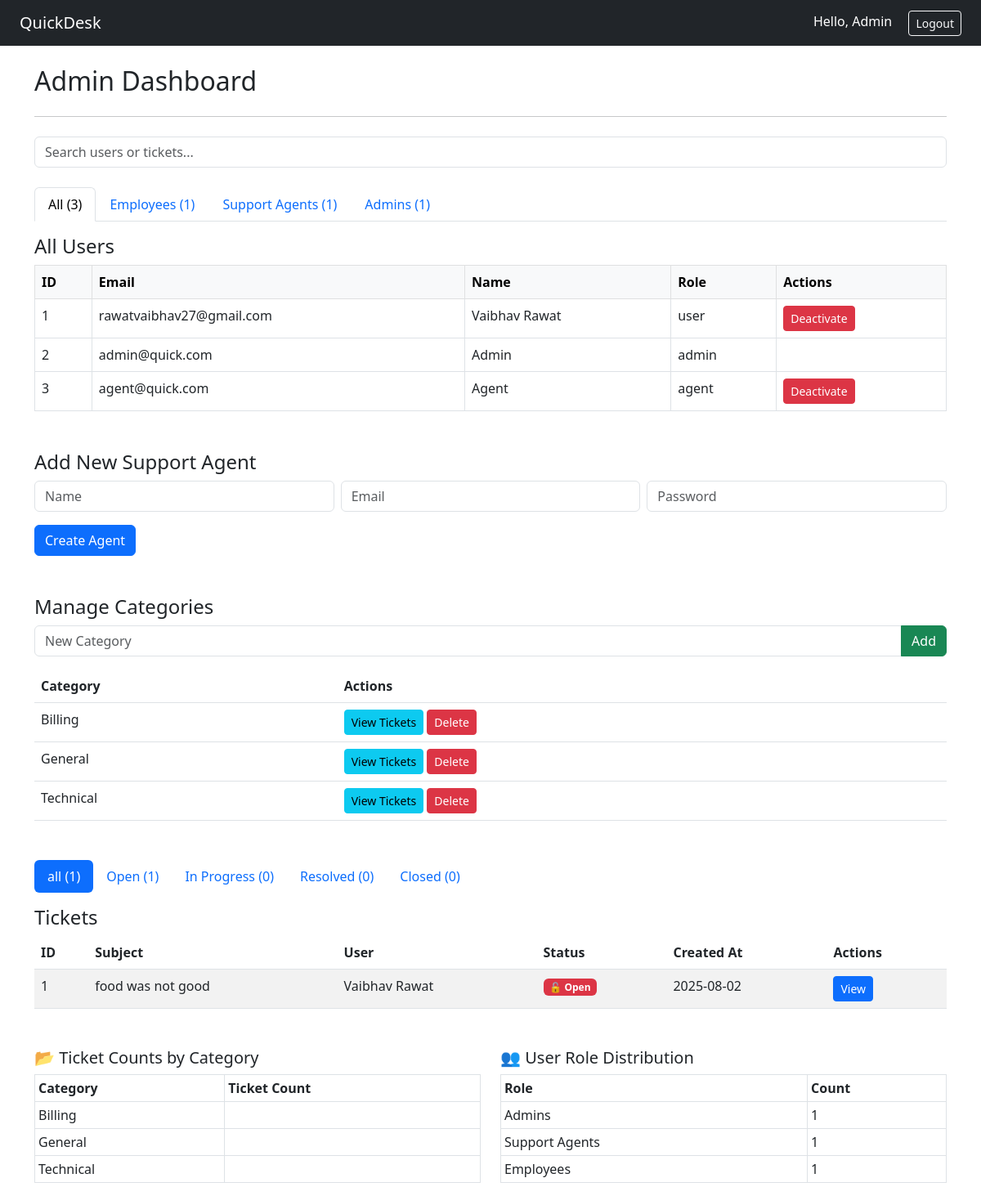
The app's page /admin (signed in) with its own data.
### app.py (models this page shows, shortened)
class User(db.Model, UserMixin):
    id = db.Column(db.Integer, primary_key=True)
    email = db.Column(db.String(150), unique=True, nullable=False)
    name = db.Column(db.String(150), nullable=False)
    password_hash = db.Column(db.String(200), nullable=False)
    role = db.Column(db.String(50), default='user')
    is_active = db.Column(db.Boolean, default=True)
    tickets = db.relationship('Ticket', backref='owner', lazy=True)
    replies = db.relationship('TicketReply', backref='author', lazy=True)

class Category(db.Model):
    id = db.Column(db.Integer, primary_key=True)
    name = db.Column(db.String(100), unique=True, nullable=False)

class Ticket(db.Model):
    id = db.Column(db.Integer, primary_key=True)
    subject = db.Column(db.String(200), nullable=False)
    description = db.Column(db.Text, nullable=False)
    category = db.Column(db.String(100), nullable=False)
    attachment = db.Column(db.String(200))
    status = db.Column(db.String(50), default='Open')
    user_id = db.Column(db.Integer, db.ForeignKey('user.id'), nullable=False)
    user_name = db.Column(db.String(150), nullable=False)  # ✅ store user name
    created_at = db.Column(db.DateTime, default=datetime.utcnow)
    replies = db.relationship('TicketReply', backref='ticket', lazy=True)

### app.py (the view)
@app.route('/admin')
@login_required
@role_required('admin')
def admin_dashboard():
    status_filter = request.args.get('status')
    user_filter = request.args.get('user_role')
    ticket_query = Ticket.query
    if status_filter and status_filter != 'all':
        ticket_query = ticket_query.filter_by(status=status_filter)
    tickets = ticket_query.order_by(Ticket.created_at.desc()).all()
    all_count = Ticket.query.count()
    open_count = Ticket.query.filter_by(status='Open').count()
    inprogress_count = Ticket.query.filter_by(status='In Progress').count()
    resolved_count = Ticket.query.filter_by(status='Resolved').count()
    closed_count = Ticket.query.filter_by(status='Closed').count()
    if user_filter and user_filter != 'all':
        users = User.query.filter_by(role=user_filter).order_by(User.id.asc()).all()
    else:
        users = User.query.order_by(User.id.asc()).all()
    employee_count = User.query.filter_by(role='user').count()
    agent_count = User.query.filter_by(role='agent').count()
    admin_count = User.query.filter_by(role='admin').count()
    total_users = User.query.count()
    categories = Category.query.order_by(Category.name.asc()).all()
    return render_template('admin_dashboard.html',
                           users=users,
                           tickets=tickets,
                           all_count=all_count,
                           open_count=open_count,
                           inprogress_count=inprogress_count,
                           resolved_count=resolved_count,
                           closed_count=closed_count,
                           current_status=status_filter or 'all',
                           current_user_role=user_filter or 'all',
                           total_users=total_users,
                           employee_count=employee_count,
                           agent_count=agent_count,
                           admin_count=admin_count,
                           categories=categories)

### app.py (called while the page is built)
@login_manager.user_loader
def load_user(user_id):
    return User.query.get(int(user_id))

def role_required(role_name):
    def wrapper(f):
        @wraps(f)
        def decorated_function(*args, **kwargs):
            if not current_user.is_authenticated or current_user.role != role_name:
                flash("Access denied.", "warning")
                return redirect(url_for('dashboard'))
            return f(*args, **kwargs)
        return decorated_function
    return wrapper

### templates/admin_dashboard.html
{% extends 'base.html' %}
{% block content %}
<h2>Admin Dashboard</h2>
<hr class="my-4">
<form method="GET" action="{{ url_for('admin_dashboard') }}" class="mb-4">
  <input type="text" name="search" placeholder="Search users or tickets..." class="form-control" value="{{ request.args.get('search', '') }}">
</form>
<ul class="nav nav-tabs mb-3">
  {% for role, label, count in [('all', 'All', total_users), ('user', 'Employees', employee_count), ('agent', 'Support Agents', agent_count), ('admin', 'Admins', admin_count)] %}
  <li class="nav-item">
    <a class="nav-link {% if current_user_role == role %}active{% endif %}" href="{{ url_for('admin_dashboard', user_role=role, status=current_status) }}">{{ label }} ({{ count }})</a>
  </li>
  {% endfor %}
</ul>
<h4>All Users</h4>
<table class="table table-bordered mb-5">
  <thead class="table-light">
    <tr>
      <th>ID</th>
      <th>Email</th>
      <th>Name</th>
      <th>Role</th>
      <th>Actions</th>
    </tr>
  </thead>
  <tbody>
    {% for user in users %}
    <tr>
      <td>{{ user.id }}</td>
      <td>{{ user.email }}</td>
      <td>{{ user.name }}</td>
      <td>{{ user.role }}</td>
      <td>
        {% if user.role != 'admin' %}
        <form method="POST" action="{{ url_for('toggle_user_status', user_id=user.id) }}">
          {% if user.is_active %}
          <button class="btn btn-sm btn-danger">Deactivate</button>
          {% else %}
          <button class="btn btn-sm btn-success">Activate</button>
          {% endif %}
        </form>
        {% endif %}
      </td>
    </tr>
    {% endfor %}
  </tbody>
</table>
<h4>Add New Support Agent</h4>
<form method="POST" action="{{ url_for('create_agent') }}" class="mb-5">
  <div class="row g-2">
    <div class="col-md-4"><input type="text" name="name" class="form-control" placeholder="Name" required></div>
    <div class="col-md-4"><input type="email" name="email" class="form-control" placeholder="Email" required></div>
    <div class="col-md-4"><input type="password" name="password" class="form-control" placeholder="Password" required></div>
  </div>
  <button class="btn btn-primary mt-3">Create Agent</button>
</form>
<h4>Manage Categories</h4>
<form method="POST" action="{{ url_for('add_category') }}" class="mb-3">
  <div class="input-group">
    <input type="text" name="category" class="form-control" placeholder="New Category" required>
    <button class="btn btn-success">Add</button>
  </div>
</form>
<table class="table table-hover mb-5">
  <thead><tr><th>Category</th><th>Actions</th></tr></thead>
  <tbody>
    {% for cat in categories %}
    <tr>
      <td>{{ cat.name }}</td>
      <td>
        <a href="{{ url_for('filter_by_category', category=cat.name) }}" class="btn btn-sm btn-info">View Tickets</a>
        <a href="{{ url_for('delete_category', category_id=cat.id) }}" class="btn btn-sm btn-danger">Delete</a>
      </td>
    </tr>
    {% else %}
    <tr><td colspan="2" class="text-center">No categories available.</td></tr>
    {% endfor %}
  </tbody>
</table>
<ul class="nav nav-pills mb-3">
  {% for label, count in [('all', all_count), ('Open', open_count), ('In Progress', inprogress_count), ('Resolved', resolved_count), ('Closed', closed_count)] %}
  <li class="nav-item">
    <a class="nav-link {% if current_status == label %}active{% endif %}" href="{{ url_for('admin_dashboard', status=label) }}">
      {{ label }} ({{ count }})
    </a>
  </li>
  {% endfor %}
</ul>
<h4>Tickets</h4>
<table class="table table-striped">
  <thead>
    <tr>
      <th>ID</th>
      <th>Subject</th>
      <th>User</th>
      <th>Status</th>
      <th>Created At</th>
      <th>Actions</th>
    </tr>
  </thead>
  <tbody>
    {% for ticket in tickets %}
    <tr>
      <td>{{ ticket.id }}</td>
      <td>{{ ticket.subject }}</td>
      <td>{{ ticket.owner.name }}</td>
      <td>
        {% if ticket.status == 'Open' %}
        <span class="badge bg-danger">🔓 Open</span>
        {% elif ticket.status == 'In Progress' %}
        <span class="badge bg-warning text-dark">🔧 In Progress</span>
        {% elif ticket.status == 'Resolved' %}
        <span class="badge bg-success">✅ Resolved</span>
        {% elif ticket.status == 'Closed' %}
        <span class="badge bg-secondary">🔒 Closed</span>
        {% else %}
        <span class="badge bg-dark">{{ ticket.status }}</span>
        {% endif %}
      </td>
      <td>{{ ticket.created_at.strftime('%Y-%m-%d') }}</td>
      <td>
        <a href="{{ url_for('view_ticket', ticket_id=ticket.id) }}" class="btn btn-sm btn-primary">View</a>
      </td>
    </tr>
    {% else %}
    <tr><td colspan="6" class="text-center">No tickets found for this status.</td></tr>
    {% endfor %}
  </tbody>
</table>
<div class="row mt-5">
  <div class="col-md-6">
    <h5>📂 Ticket Counts by Category</h5>
    <table class="table table-bordered table-sm">
      <thead><tr><th>Category</th><th>Ticket Count</th></tr></thead>
      <tbody>
        {% for cat in categories %}
        <tr><td>{{ cat.name }}</td><td>{{ cat.ticket_count }}</td></tr>
        {% endfor %}
      </tbody>
    </table>
  </div>
  <div class="col-md-6">
    <h5>👥 User Role Distribution</h5>
    <table class="table table-bordered table-sm">
      <thead><tr><th>Role</th><th>Count</th></tr></thead>
      <tbody>
        <tr><td>Admins</td><td>{{ admin_count }}</td></tr>
        <tr><td>Support Agents</td><td>{{ agent_count }}</td></tr>
        <tr><td>Employees</td><td>{{ employee_count }}</td></tr>
      </tbody>
    </table>
  </div>
</div>
{% endblock %}

### templates/base.html (shortened to what this page needs)
<!DOCTYPE html>
<html lang="en">
<head>
  <link href="https://cdn.jsdelivr.net/npm/bootstrap@5.3.0/dist/css/bootstrap.min.css" rel="stylesheet">
</head>
<body>
  <nav class="navbar navbar-expand-lg navbar-dark bg-dark px-4">
    <a class="navbar-brand" href="{{ url_for('dashboard') }}">QuickDesk</a>
    <div class="ms-auto">
      {% if current_user.is_authenticated %}
        <span class="text-white me-3">Hello, {{ current_user.name }}</span>
        <a class="btn btn-outline-light btn-sm" href="{{ url_for('logout') }}">Logout</a>
      {% else %}
        <a class="btn btn-outline-light btn-sm" href="{{ url_for('login') }}">Login</a>
      {% endif %}
    </div>
  </nav>
  <div class="container mt-4">
    {% block content %}{% endblock %}
  </div>
</body>
</html>

### records on screen
User: name "Admin", id "2", email "admin@quick.com", role "admin"
User: id "1", email "rawatvaibhav27@gmail.com", name "Vaibhav Rawat", role "user", is_active "Deactivate"
User: id "3", email "agent@quick.com", name "Agent", role "agent", is_active "Deactivate"
Category: name "Billing"
Category: name "General"
Category: name "Technical"
Ticket: status "Open", count "1", id "1", subject "food was not good", owner.name "Vaibhav Rawat", shows "🔓 Open", created_at "2025-08-02"

### other values on screen
{{ label }} "All" "Employees" "Support Agents" "Admins"
{{ count }} "3" "1" "1" "1"
{{ label }} "all" "In Progress" "Resolved" "Closed"
{{ count }} "1" "0" "0" "0"
{{ admin_count }} "1"
{{ agent_count }} "1"
{{ employee_count }} "1"
